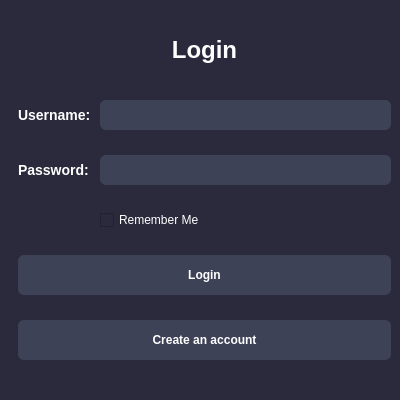
<?xml version="1.0" encoding="UTF-8"?>
<ui version="4.0">
 <class>LoginWindow</class>
 <widget class="QMainWindow" name="LoginWindow">
  <property name="geometry">
   <rect>
    <x>0</x>
    <y>0</y>
    <width>400</width>
    <height>400</height>
   </rect>
  </property>
  <property name="minimumSize">
   <size>
    <width>400</width>
    <height>400</height>
   </size>
  </property>
  <property name="windowTitle">
   <string>Login</string>
  </property>
  <property name="styleSheet">
   <string notr="true">background-color: #2a2a3c;
font-family: Arial, sans-serif;
color: white;</string>
  </property>
  <widget class="QWidget" name="centralwidget">
   <layout class="QGridLayout" name="gridLayout">
    <property name="leftMargin">
     <number>18</number>
    </property>
    <property name="bottomMargin">
     <number>18</number>
    </property>
    <property name="spacing">
     <number>9</number>
    </property>
    <item row="3" column="1">
     <widget class="QCheckBox" name="rememberMeCheckBox">
      <property name="styleSheet">
       <string notr="true">color: white;</string>
      </property>
      <property name="text">
       <string>Remember Me</string>
      </property>
     </widget>
    </item>
    <item row="1" column="1">
     <widget class="QLineEdit" name="usernameLineEdit">
      <property name="minimumSize">
       <size>
        <width>200</width>
        <height>30</height>
       </size>
      </property>
      <property name="styleSheet">
       <string notr="true">border-style: solid;
border-radius: 6px;
background-color: #3E4257;
font-weight: 600;
color: white;</string>
      </property>
     </widget>
    </item>
    <item row="2" column="1">
     <widget class="QLineEdit" name="passwordLineEdit">
      <property name="minimumSize">
       <size>
        <width>200</width>
        <height>30</height>
       </size>
      </property>
      <property name="focusPolicy">
       <enum>Qt::ClickFocus</enum>
      </property>
      <property name="styleSheet">
       <string notr="true">border-style: solid;
border-radius: 6px;
background-color: #3E4257;
font-weight: 600;
color: white;</string>
      </property>
      <property name="echoMode">
       <enum>QLineEdit::Password</enum>
      </property>
     </widget>
    </item>
    <item row="2" column="0">
     <widget class="QLabel" name="passwordLabel">
      <property name="styleSheet">
       <string notr="true">font-size: 14px;
font-weight: bold;
color: white;</string>
      </property>
      <property name="text">
       <string>Password:</string>
      </property>
     </widget>
    </item>
    <item row="5" column="0" colspan="2">
     <widget class="QPushButton" name="createAccountBtn">
      <property name="minimumSize">
       <size>
        <width>0</width>
        <height>40</height>
       </size>
      </property>
      <property name="cursor">
       <cursorShape>PointingHandCursor</cursorShape>
      </property>
      <property name="styleSheet">
       <string notr="true">border-style: solid;
border-radius: 6px;
background-color: #3E4257;
font-weight: 600;</string>
      </property>
      <property name="text">
       <string>Create an account</string>
      </property>
     </widget>
    </item>
    <item row="1" column="0">
     <widget class="QLabel" name="usernameLabel">
      <property name="styleSheet">
       <string notr="true">font-size: 14px;
font-weight: bold;
color: white;</string>
      </property>
      <property name="text">
       <string>Username:</string>
      </property>
     </widget>
    </item>
    <item row="4" column="0" colspan="2">
     <widget class="QPushButton" name="loginBtn">
      <property name="minimumSize">
       <size>
        <width>0</width>
        <height>40</height>
       </size>
      </property>
      <property name="cursor">
       <cursorShape>PointingHandCursor</cursorShape>
      </property>
      <property name="styleSheet">
       <string notr="true">border-style: solid;
border-radius: 6px;
background-color: #3E4257;
font-weight: 600;</string>
      </property>
      <property name="text">
       <string>Login</string>
      </property>
     </widget>
    </item>
    <item row="0" column="0" colspan="2">
     <widget class="QLabel" name="titleLabel">
      <property name="sizePolicy">
       <sizepolicy hsizetype="Preferred" vsizetype="Expanding">
        <horstretch>0</horstretch>
        <verstretch>0</verstretch>
       </sizepolicy>
      </property>
      <property name="maximumSize">
       <size>
        <width>16777215</width>
        <height>50</height>
       </size>
      </property>
      <property name="styleSheet">
       <string notr="true">font-size: 24px;
font-weight: bold;
color: white;</string>
      </property>
      <property name="text">
       <string>Login</string>
      </property>
      <property name="alignment">
       <set>Qt::AlignCenter</set>
      </property>
     </widget>
    </item>
   </layout>
  </widget>
  <action name="actionExit">
   <property name="text">
    <string>Exit</string>
   </property>
  </action>
 </widget>
 <resources/>
 <connections/>
</ui>
